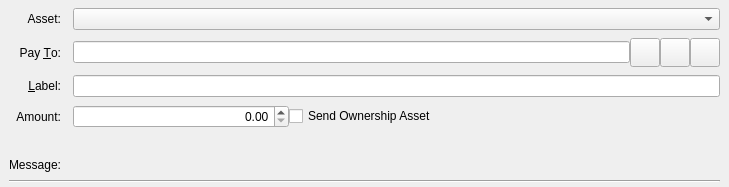
<?xml version="1.0" encoding="UTF-8"?>
<ui version="4.0">
 <class>SendAssetsEntry</class>
 <widget class="QStackedWidget" name="SendAssetsEntry">
  <property name="geometry">
   <rect>
    <x>0</x>
    <y>0</y>
    <width>729</width>
    <height>150</height>
   </rect>
  </property>
  <property name="focusPolicy">
   <enum>Qt::TabFocus</enum>
  </property>
  <property name="autoFillBackground">
   <bool>false</bool>
  </property>
  <property name="currentIndex">
   <number>0</number>
  </property>
  <widget class="QFrame" name="SendCoins">
   <property name="toolTip">
    <string>This is a normal payment.</string>
   </property>
   <property name="frameShape">
    <enum>QFrame::NoFrame</enum>
   </property>
   <layout class="QGridLayout" name="gridLayout">
    <property name="topMargin">
     <number>8</number>
    </property>
    <property name="bottomMargin">
     <number>4</number>
    </property>
    <property name="horizontalSpacing">
     <number>12</number>
    </property>
    <property name="verticalSpacing">
     <number>8</number>
    </property>
    <item row="8" column="0" colspan="2">
     <widget class="Line" name="line">
      <property name="orientation">
       <enum>Qt::Horizontal</enum>
      </property>
     </widget>
    </item>
    <item row="4" column="1">
     <layout class="QHBoxLayout" name="horizontalLayoutAmount" stretch="0,0,0">
      <item>
       <widget class="QDoubleSpinBox" name="payAmount">
        <property name="layoutDirection">
         <enum>Qt::LeftToRight</enum>
        </property>
        <property name="alignment">
         <set>Qt::AlignRight|Qt::AlignTrailing|Qt::AlignVCenter</set>
        </property>
       </widget>
      </item>
      <item>
       <widget class="QCheckBox" name="ownerCheckBox">
        <property name="toolTip">
         <string>This transfer will send the ownership asset to the address specified</string>
        </property>
        <property name="text">
         <string>Send Ownership Asset</string>
        </property>
       </widget>
      </item>
      <item>
       <widget class="QLabel" name="assetAmountLabel">
        <property name="text">
         <string/>
        </property>
        <property name="alignment">
         <set>Qt::AlignRight|Qt::AlignTrailing|Qt::AlignVCenter</set>
        </property>
       </widget>
      </item>
     </layout>
    </item>
    <item row="6" column="0">
     <widget class="QLabel" name="messageLabel">
      <property name="text">
       <string>Message:</string>
      </property>
      <property name="alignment">
       <set>Qt::AlignRight|Qt::AlignTrailing|Qt::AlignVCenter</set>
      </property>
     </widget>
    </item>
    <item row="6" column="1">
     <widget class="QLabel" name="messageTextLabel">
      <property name="toolTip">
       <string>A message that was attached to the sucrecoin: URI which will be stored with the transaction for your reference. Note: This message will not be sent over the Sucrecoin network.</string>
      </property>
      <property name="textFormat">
       <enum>Qt::PlainText</enum>
      </property>
     </widget>
    </item>
    <item row="4" column="0">
     <widget class="QLabel" name="amountLabel">
      <property name="text">
       <string>Amount:</string>
      </property>
      <property name="alignment">
       <set>Qt::AlignRight|Qt::AlignTrailing|Qt::AlignVCenter</set>
      </property>
     </widget>
    </item>
    <item row="3" column="1">
     <widget class="QLineEdit" name="addAsLabel">
      <property name="toolTip">
       <string>Enter a label for this address to add it to the list of used addresses</string>
      </property>
     </widget>
    </item>
    <item row="2" column="0">
     <widget class="QLabel" name="payToLabel">
      <property name="text">
       <string>Pay &amp;To:</string>
      </property>
      <property name="alignment">
       <set>Qt::AlignRight|Qt::AlignTrailing|Qt::AlignVCenter</set>
      </property>
      <property name="buddy">
       <cstring>payTo</cstring>
      </property>
     </widget>
    </item>
    <item row="2" column="1">
     <layout class="QHBoxLayout" name="payToLayout">
      <property name="spacing">
       <number>0</number>
      </property>
      <item>
       <widget class="QValidatedLineEdit" name="payTo">
        <property name="toolTip">
         <string>The Sucrecoin address to send the payment to</string>
        </property>
       </widget>
      </item>
      <item>
       <widget class="QToolButton" name="addressBookButton">
        <property name="toolTip">
         <string>Choose previously used address</string>
        </property>
        <property name="text">
         <string/>
        </property>
        <property name="icon">
         <iconset resource="../sucrecoin.qrc">
          <normaloff>:/icons/address-book</normaloff>:/icons/address-book</iconset>
        </property>
        <property name="iconSize">
         <size>
          <width>22</width>
          <height>22</height>
         </size>
        </property>
        <property name="shortcut">
         <string>Alt+A</string>
        </property>
       </widget>
      </item>
      <item>
       <widget class="QToolButton" name="pasteButton">
        <property name="toolTip">
         <string>Paste address from clipboard</string>
        </property>
        <property name="text">
         <string/>
        </property>
        <property name="icon">
         <iconset resource="../sucrecoin.qrc">
          <normaloff>:/icons/editpaste</normaloff>:/icons/editpaste</iconset>
        </property>
        <property name="iconSize">
         <size>
          <width>22</width>
          <height>22</height>
         </size>
        </property>
        <property name="shortcut">
         <string>Alt+P</string>
        </property>
       </widget>
      </item>
      <item>
       <widget class="QToolButton" name="deleteButton">
        <property name="toolTip">
         <string>Remove this entry</string>
        </property>
        <property name="text">
         <string/>
        </property>
        <property name="icon">
         <iconset resource="../sucrecoin.qrc">
          <normaloff>:/icons/remove</normaloff>:/icons/remove</iconset>
        </property>
        <property name="iconSize">
         <size>
          <width>22</width>
          <height>22</height>
         </size>
        </property>
       </widget>
      </item>
     </layout>
    </item>
    <item row="3" column="0">
     <widget class="QLabel" name="labellLabel">
      <property name="text">
       <string>&amp;Label:</string>
      </property>
      <property name="alignment">
       <set>Qt::AlignRight|Qt::AlignTrailing|Qt::AlignVCenter</set>
      </property>
      <property name="buddy">
       <cstring>addAsLabel</cstring>
      </property>
     </widget>
    </item>
    <item row="1" column="0">
     <widget class="QLabel" name="assetBoxLabel">
      <property name="text">
       <string>Asset:</string>
      </property>
      <property name="alignment">
       <set>Qt::AlignRight|Qt::AlignTrailing|Qt::AlignVCenter</set>
      </property>
     </widget>
    </item>
    <item row="1" column="1">
     <widget class="QComboBox" name="assetSelectionBox"/>
    </item>
    <item row="5" column="1">
     <widget class="QLabel" name="ownershipWarningMessage">
      <property name="text">
       <string/>
      </property>
     </widget>
    </item>
   </layout>
  </widget>
  <widget class="QFrame" name="SendCoins_UnauthenticatedPaymentRequest">
   <property name="palette">
    <palette>
     <active>
      <colorrole role="WindowText">
       <brush brushstyle="SolidPattern">
        <color alpha="255">
         <red>0</red>
         <green>0</green>
         <blue>0</blue>
        </color>
       </brush>
      </colorrole>
      <colorrole role="Button">
       <brush brushstyle="SolidPattern">
        <color alpha="255">
         <red>255</red>
         <green>255</green>
         <blue>127</blue>
        </color>
       </brush>
      </colorrole>
      <colorrole role="Light">
       <brush brushstyle="SolidPattern">
        <color alpha="255">
         <red>255</red>
         <green>255</green>
         <blue>255</blue>
        </color>
       </brush>
      </colorrole>
      <colorrole role="Midlight">
       <brush brushstyle="SolidPattern">
        <color alpha="255">
         <red>255</red>
         <green>255</green>
         <blue>191</blue>
        </color>
       </brush>
      </colorrole>
      <colorrole role="Dark">
       <brush brushstyle="SolidPattern">
        <color alpha="255">
         <red>127</red>
         <green>127</green>
         <blue>63</blue>
        </color>
       </brush>
      </colorrole>
      <colorrole role="Mid">
       <brush brushstyle="SolidPattern">
        <color alpha="255">
         <red>170</red>
         <green>170</green>
         <blue>84</blue>
        </color>
       </brush>
      </colorrole>
      <colorrole role="Text">
       <brush brushstyle="SolidPattern">
        <color alpha="255">
         <red>0</red>
         <green>0</green>
         <blue>0</blue>
        </color>
       </brush>
      </colorrole>
      <colorrole role="BrightText">
       <brush brushstyle="SolidPattern">
        <color alpha="255">
         <red>255</red>
         <green>255</green>
         <blue>255</blue>
        </color>
       </brush>
      </colorrole>
      <colorrole role="ButtonText">
       <brush brushstyle="SolidPattern">
        <color alpha="255">
         <red>0</red>
         <green>0</green>
         <blue>0</blue>
        </color>
       </brush>
      </colorrole>
      <colorrole role="Base">
       <brush brushstyle="SolidPattern">
        <color alpha="255">
         <red>255</red>
         <green>255</green>
         <blue>255</blue>
        </color>
       </brush>
      </colorrole>
      <colorrole role="Window">
       <brush brushstyle="SolidPattern">
        <color alpha="255">
         <red>255</red>
         <green>255</green>
         <blue>127</blue>
        </color>
       </brush>
      </colorrole>
      <colorrole role="Shadow">
       <brush brushstyle="SolidPattern">
        <color alpha="255">
         <red>0</red>
         <green>0</green>
         <blue>0</blue>
        </color>
       </brush>
      </colorrole>
      <colorrole role="AlternateBase">
       <brush brushstyle="SolidPattern">
        <color alpha="255">
         <red>255</red>
         <green>255</green>
         <blue>191</blue>
        </color>
       </brush>
      </colorrole>
      <colorrole role="ToolTipBase">
       <brush brushstyle="SolidPattern">
        <color alpha="255">
         <red>255</red>
         <green>255</green>
         <blue>220</blue>
        </color>
       </brush>
      </colorrole>
      <colorrole role="ToolTipText">
       <brush brushstyle="SolidPattern">
        <color alpha="255">
         <red>0</red>
         <green>0</green>
         <blue>0</blue>
        </color>
       </brush>
      </colorrole>
     </active>
     <inactive>
      <colorrole role="WindowText">
       <brush brushstyle="SolidPattern">
        <color alpha="255">
         <red>0</red>
         <green>0</green>
         <blue>0</blue>
        </color>
       </brush>
      </colorrole>
      <colorrole role="Button">
       <brush brushstyle="SolidPattern">
        <color alpha="255">
         <red>255</red>
         <green>255</green>
         <blue>127</blue>
        </color>
       </brush>
      </colorrole>
      <colorrole role="Light">
       <brush brushstyle="SolidPattern">
        <color alpha="255">
         <red>255</red>
         <green>255</green>
         <blue>255</blue>
        </color>
       </brush>
      </colorrole>
      <colorrole role="Midlight">
       <brush brushstyle="SolidPattern">
        <color alpha="255">
         <red>255</red>
         <green>255</green>
         <blue>191</blue>
        </color>
       </brush>
      </colorrole>
      <colorrole role="Dark">
       <brush brushstyle="SolidPattern">
        <color alpha="255">
         <red>127</red>
         <green>127</green>
         <blue>63</blue>
        </color>
       </brush>
      </colorrole>
      <colorrole role="Mid">
       <brush brushstyle="SolidPattern">
        <color alpha="255">
         <red>170</red>
         <green>170</green>
         <blue>84</blue>
        </color>
       </brush>
      </colorrole>
      <colorrole role="Text">
       <brush brushstyle="SolidPattern">
        <color alpha="255">
         <red>0</red>
         <green>0</green>
         <blue>0</blue>
        </color>
       </brush>
      </colorrole>
      <colorrole role="BrightText">
       <brush brushstyle="SolidPattern">
        <color alpha="255">
         <red>255</red>
         <green>255</green>
         <blue>255</blue>
        </color>
       </brush>
      </colorrole>
      <colorrole role="ButtonText">
       <brush brushstyle="SolidPattern">
        <color alpha="255">
         <red>0</red>
         <green>0</green>
         <blue>0</blue>
        </color>
       </brush>
      </colorrole>
      <colorrole role="Base">
       <brush brushstyle="SolidPattern">
        <color alpha="255">
         <red>255</red>
         <green>255</green>
         <blue>255</blue>
        </color>
       </brush>
      </colorrole>
      <colorrole role="Window">
       <brush brushstyle="SolidPattern">
        <color alpha="255">
         <red>255</red>
         <green>255</green>
         <blue>127</blue>
        </color>
       </brush>
      </colorrole>
      <colorrole role="Shadow">
       <brush brushstyle="SolidPattern">
        <color alpha="255">
         <red>0</red>
         <green>0</green>
         <blue>0</blue>
        </color>
       </brush>
      </colorrole>
      <colorrole role="AlternateBase">
       <brush brushstyle="SolidPattern">
        <color alpha="255">
         <red>255</red>
         <green>255</green>
         <blue>191</blue>
        </color>
       </brush>
      </colorrole>
      <colorrole role="ToolTipBase">
       <brush brushstyle="SolidPattern">
        <color alpha="255">
         <red>255</red>
         <green>255</green>
         <blue>220</blue>
        </color>
       </brush>
      </colorrole>
      <colorrole role="ToolTipText">
       <brush brushstyle="SolidPattern">
        <color alpha="255">
         <red>0</red>
         <green>0</green>
         <blue>0</blue>
        </color>
       </brush>
      </colorrole>
     </inactive>
     <disabled>
      <colorrole role="WindowText">
       <brush brushstyle="SolidPattern">
        <color alpha="255">
         <red>127</red>
         <green>127</green>
         <blue>63</blue>
        </color>
       </brush>
      </colorrole>
      <colorrole role="Button">
       <brush brushstyle="SolidPattern">
        <color alpha="255">
         <red>255</red>
         <green>255</green>
         <blue>127</blue>
        </color>
       </brush>
      </colorrole>
      <colorrole role="Light">
       <brush brushstyle="SolidPattern">
        <color alpha="255">
         <red>255</red>
         <green>255</green>
         <blue>255</blue>
        </color>
       </brush>
      </colorrole>
      <colorrole role="Midlight">
       <brush brushstyle="SolidPattern">
        <color alpha="255">
         <red>255</red>
         <green>255</green>
         <blue>191</blue>
        </color>
       </brush>
      </colorrole>
      <colorrole role="Dark">
       <brush brushstyle="SolidPattern">
        <color alpha="255">
         <red>127</red>
         <green>127</green>
         <blue>63</blue>
        </color>
       </brush>
      </colorrole>
      <colorrole role="Mid">
       <brush brushstyle="SolidPattern">
        <color alpha="255">
         <red>170</red>
         <green>170</green>
         <blue>84</blue>
        </color>
       </brush>
      </colorrole>
      <colorrole role="Text">
       <brush brushstyle="SolidPattern">
        <color alpha="255">
         <red>127</red>
         <green>127</green>
         <blue>63</blue>
        </color>
       </brush>
      </colorrole>
      <colorrole role="BrightText">
       <brush brushstyle="SolidPattern">
        <color alpha="255">
         <red>255</red>
         <green>255</green>
         <blue>255</blue>
        </color>
       </brush>
      </colorrole>
      <colorrole role="ButtonText">
       <brush brushstyle="SolidPattern">
        <color alpha="255">
         <red>127</red>
         <green>127</green>
         <blue>63</blue>
        </color>
       </brush>
      </colorrole>
      <colorrole role="Base">
       <brush brushstyle="SolidPattern">
        <color alpha="255">
         <red>255</red>
         <green>255</green>
         <blue>127</blue>
        </color>
       </brush>
      </colorrole>
      <colorrole role="Window">
       <brush brushstyle="SolidPattern">
        <color alpha="255">
         <red>255</red>
         <green>255</green>
         <blue>127</blue>
        </color>
       </brush>
      </colorrole>
      <colorrole role="Shadow">
       <brush brushstyle="SolidPattern">
        <color alpha="255">
         <red>0</red>
         <green>0</green>
         <blue>0</blue>
        </color>
       </brush>
      </colorrole>
      <colorrole role="AlternateBase">
       <brush brushstyle="SolidPattern">
        <color alpha="255">
         <red>255</red>
         <green>255</green>
         <blue>127</blue>
        </color>
       </brush>
      </colorrole>
      <colorrole role="ToolTipBase">
       <brush brushstyle="SolidPattern">
        <color alpha="255">
         <red>255</red>
         <green>255</green>
         <blue>220</blue>
        </color>
       </brush>
      </colorrole>
      <colorrole role="ToolTipText">
       <brush brushstyle="SolidPattern">
        <color alpha="255">
         <red>0</red>
         <green>0</green>
         <blue>0</blue>
        </color>
       </brush>
      </colorrole>
     </disabled>
    </palette>
   </property>
   <property name="toolTip">
    <string>This is an unauthenticated payment request.</string>
   </property>
   <property name="autoFillBackground">
    <bool>true</bool>
   </property>
   <property name="frameShape">
    <enum>QFrame::NoFrame</enum>
   </property>
   <layout class="QGridLayout" name="gridLayout_is">
    <property name="spacing">
     <number>12</number>
    </property>
    <item row="0" column="0">
     <widget class="QLabel" name="payToLabel_is">
      <property name="text">
       <string>Pay To:</string>
      </property>
      <property name="alignment">
       <set>Qt::AlignRight|Qt::AlignTrailing|Qt::AlignVCenter</set>
      </property>
     </widget>
    </item>
    <item row="0" column="1">
     <layout class="QHBoxLayout" name="payToLayout_is">
      <property name="spacing">
       <number>0</number>
      </property>
      <item>
       <widget class="QLabel" name="payTo_is"/>
      </item>
      <item>
       <widget class="QToolButton" name="deleteButton_is">
        <property name="toolTip">
         <string>Remove this entry</string>
        </property>
        <property name="text">
         <string/>
        </property>
        <property name="icon">
         <iconset resource="../sucrecoin.qrc">
          <normaloff>:/icons/remove</normaloff>:/icons/remove</iconset>
        </property>
       </widget>
      </item>
     </layout>
    </item>
    <item row="1" column="0">
     <widget class="QLabel" name="memoLabel_is">
      <property name="text">
       <string>Memo:</string>
      </property>
      <property name="alignment">
       <set>Qt::AlignRight|Qt::AlignTrailing|Qt::AlignVCenter</set>
      </property>
     </widget>
    </item>
    <item row="1" column="1">
     <widget class="QLabel" name="memoTextLabel_is">
      <property name="textFormat">
       <enum>Qt::PlainText</enum>
      </property>
     </widget>
    </item>
    <item row="2" column="0">
     <widget class="QLabel" name="amountLabel_is">
      <property name="text">
       <string>A&amp;mount:</string>
      </property>
      <property name="alignment">
       <set>Qt::AlignRight|Qt::AlignTrailing|Qt::AlignVCenter</set>
      </property>
      <property name="buddy">
       <cstring>payAmount_is</cstring>
      </property>
     </widget>
    </item>
    <item row="2" column="1">
     <widget class="QLineEdit" name="payAmount_is">
      <property name="acceptDrops">
       <bool>false</bool>
      </property>
     </widget>
    </item>
   </layout>
  </widget>
  <widget class="QFrame" name="SendCoins_AuthenticatedPaymentRequest">
   <property name="palette">
    <palette>
     <active>
      <colorrole role="WindowText">
       <brush brushstyle="SolidPattern">
        <color alpha="255">
         <red>0</red>
         <green>0</green>
         <blue>0</blue>
        </color>
       </brush>
      </colorrole>
      <colorrole role="Button">
       <brush brushstyle="SolidPattern">
        <color alpha="255">
         <red>140</red>
         <green>232</green>
         <blue>119</blue>
        </color>
       </brush>
      </colorrole>
      <colorrole role="Light">
       <brush brushstyle="SolidPattern">
        <color alpha="255">
         <red>230</red>
         <green>255</green>
         <blue>224</blue>
        </color>
       </brush>
      </colorrole>
      <colorrole role="Midlight">
       <brush brushstyle="SolidPattern">
        <color alpha="255">
         <red>185</red>
         <green>243</green>
         <blue>171</blue>
        </color>
       </brush>
      </colorrole>
      <colorrole role="Dark">
       <brush brushstyle="SolidPattern">
        <color alpha="255">
         <red>70</red>
         <green>116</green>
         <blue>59</blue>
        </color>
       </brush>
      </colorrole>
      <colorrole role="Mid">
       <brush brushstyle="SolidPattern">
        <color alpha="255">
         <red>93</red>
         <green>155</green>
         <blue>79</blue>
        </color>
       </brush>
      </colorrole>
      <colorrole role="Text">
       <brush brushstyle="SolidPattern">
        <color alpha="255">
         <red>0</red>
         <green>0</green>
         <blue>0</blue>
        </color>
       </brush>
      </colorrole>
      <colorrole role="BrightText">
       <brush brushstyle="SolidPattern">
        <color alpha="255">
         <red>155</red>
         <green>255</green>
         <blue>147</blue>
        </color>
       </brush>
      </colorrole>
      <colorrole role="ButtonText">
       <brush brushstyle="SolidPattern">
        <color alpha="255">
         <red>0</red>
         <green>0</green>
         <blue>0</blue>
        </color>
       </brush>
      </colorrole>
      <colorrole role="Base">
       <brush brushstyle="SolidPattern">
        <color alpha="255">
         <red>119</red>
         <green>255</green>
         <blue>233</blue>
        </color>
       </brush>
      </colorrole>
      <colorrole role="Window">
       <brush brushstyle="SolidPattern">
        <color alpha="255">
         <red>140</red>
         <green>232</green>
         <blue>119</blue>
        </color>
       </brush>
      </colorrole>
      <colorrole role="Shadow">
       <brush brushstyle="SolidPattern">
        <color alpha="255">
         <red>0</red>
         <green>0</green>
         <blue>0</blue>
        </color>
       </brush>
      </colorrole>
      <colorrole role="AlternateBase">
       <brush brushstyle="SolidPattern">
        <color alpha="255">
         <red>197</red>
         <green>243</green>
         <blue>187</blue>
        </color>
       </brush>
      </colorrole>
      <colorrole role="NoRole">
       <brush brushstyle="SolidPattern">
        <color alpha="255">
         <red>125</red>
         <green>194</green>
         <blue>122</blue>
        </color>
       </brush>
      </colorrole>
      <colorrole role="ToolTipBase">
       <brush brushstyle="SolidPattern">
        <color alpha="255">
         <red>255</red>
         <green>255</green>
         <blue>220</blue>
        </color>
       </brush>
      </colorrole>
      <colorrole role="ToolTipText">
       <brush brushstyle="SolidPattern">
        <color alpha="255">
         <red>0</red>
         <green>0</green>
         <blue>0</blue>
        </color>
       </brush>
      </colorrole>
     </active>
     <inactive>
      <colorrole role="WindowText">
       <brush brushstyle="SolidPattern">
        <color alpha="255">
         <red>0</red>
         <green>0</green>
         <blue>0</blue>
        </color>
       </brush>
      </colorrole>
      <colorrole role="Button">
       <brush brushstyle="SolidPattern">
        <color alpha="255">
         <red>140</red>
         <green>232</green>
         <blue>119</blue>
        </color>
       </brush>
      </colorrole>
      <colorrole role="Light">
       <brush brushstyle="SolidPattern">
        <color alpha="255">
         <red>230</red>
         <green>255</green>
         <blue>224</blue>
        </color>
       </brush>
      </colorrole>
      <colorrole role="Midlight">
       <brush brushstyle="SolidPattern">
        <color alpha="255">
         <red>185</red>
         <green>243</green>
         <blue>171</blue>
        </color>
       </brush>
      </colorrole>
      <colorrole role="Dark">
       <brush brushstyle="SolidPattern">
        <color alpha="255">
         <red>70</red>
         <green>116</green>
         <blue>59</blue>
        </color>
       </brush>
      </colorrole>
      <colorrole role="Mid">
       <brush brushstyle="SolidPattern">
        <color alpha="255">
         <red>93</red>
         <green>155</green>
         <blue>79</blue>
        </color>
       </brush>
      </colorrole>
      <colorrole role="Text">
       <brush brushstyle="SolidPattern">
        <color alpha="255">
         <red>0</red>
         <green>0</green>
         <blue>0</blue>
        </color>
       </brush>
      </colorrole>
      <colorrole role="BrightText">
       <brush brushstyle="SolidPattern">
        <color alpha="255">
         <red>155</red>
         <green>255</green>
         <blue>147</blue>
        </color>
       </brush>
      </colorrole>
      <colorrole role="ButtonText">
       <brush brushstyle="SolidPattern">
        <color alpha="255">
         <red>0</red>
         <green>0</green>
         <blue>0</blue>
        </color>
       </brush>
      </colorrole>
      <colorrole role="Base">
       <brush brushstyle="SolidPattern">
        <color alpha="255">
         <red>119</red>
         <green>255</green>
         <blue>233</blue>
        </color>
       </brush>
      </colorrole>
      <colorrole role="Window">
       <brush brushstyle="SolidPattern">
        <color alpha="255">
         <red>140</red>
         <green>232</green>
         <blue>119</blue>
        </color>
       </brush>
      </colorrole>
      <colorrole role="Shadow">
       <brush brushstyle="SolidPattern">
        <color alpha="255">
         <red>0</red>
         <green>0</green>
         <blue>0</blue>
        </color>
       </brush>
      </colorrole>
      <colorrole role="AlternateBase">
       <brush brushstyle="SolidPattern">
        <color alpha="255">
         <red>197</red>
         <green>243</green>
         <blue>187</blue>
        </color>
       </brush>
      </colorrole>
      <colorrole role="NoRole">
       <brush brushstyle="SolidPattern">
        <color alpha="255">
         <red>125</red>
         <green>194</green>
         <blue>122</blue>
        </color>
       </brush>
      </colorrole>
      <colorrole role="ToolTipBase">
       <brush brushstyle="SolidPattern">
        <color alpha="255">
         <red>255</red>
         <green>255</green>
         <blue>220</blue>
        </color>
       </brush>
      </colorrole>
      <colorrole role="ToolTipText">
       <brush brushstyle="SolidPattern">
        <color alpha="255">
         <red>0</red>
         <green>0</green>
         <blue>0</blue>
        </color>
       </brush>
      </colorrole>
     </inactive>
     <disabled>
      <colorrole role="WindowText">
       <brush brushstyle="SolidPattern">
        <color alpha="255">
         <red>70</red>
         <green>116</green>
         <blue>59</blue>
        </color>
       </brush>
      </colorrole>
      <colorrole role="Button">
       <brush brushstyle="SolidPattern">
        <color alpha="255">
         <red>140</red>
         <green>232</green>
         <blue>119</blue>
        </color>
       </brush>
      </colorrole>
      <colorrole role="Light">
       <brush brushstyle="SolidPattern">
        <color alpha="255">
         <red>230</red>
         <green>255</green>
         <blue>224</blue>
        </color>
       </brush>
      </colorrole>
      <colorrole role="Midlight">
       <brush brushstyle="SolidPattern">
        <color alpha="255">
         <red>185</red>
         <green>243</green>
         <blue>171</blue>
        </color>
       </brush>
      </colorrole>
      <colorrole role="Dark">
       <brush brushstyle="SolidPattern">
        <color alpha="255">
         <red>70</red>
         <green>116</green>
         <blue>59</blue>
        </color>
       </brush>
      </colorrole>
      <colorrole role="Mid">
       <brush brushstyle="SolidPattern">
        <color alpha="255">
         <red>93</red>
         <green>155</green>
         <blue>79</blue>
        </color>
       </brush>
      </colorrole>
      <colorrole role="Text">
       <brush brushstyle="SolidPattern">
        <color alpha="255">
         <red>70</red>
         <green>116</green>
         <blue>59</blue>
        </color>
       </brush>
      </colorrole>
      <colorrole role="BrightText">
       <brush brushstyle="SolidPattern">
        <color alpha="255">
         <red>155</red>
         <green>255</green>
         <blue>147</blue>
        </color>
       </brush>
      </colorrole>
      <colorrole role="ButtonText">
       <brush brushstyle="SolidPattern">
        <color alpha="255">
         <red>70</red>
         <green>116</green>
         <blue>59</blue>
        </color>
       </brush>
      </colorrole>
      <colorrole role="Base">
       <brush brushstyle="SolidPattern">
        <color alpha="255">
         <red>140</red>
         <green>232</green>
         <blue>119</blue>
        </color>
       </brush>
      </colorrole>
      <colorrole role="Window">
       <brush brushstyle="SolidPattern">
        <color alpha="255">
         <red>140</red>
         <green>232</green>
         <blue>119</blue>
        </color>
       </brush>
      </colorrole>
      <colorrole role="Shadow">
       <brush brushstyle="SolidPattern">
        <color alpha="255">
         <red>0</red>
         <green>0</green>
         <blue>0</blue>
        </color>
       </brush>
      </colorrole>
      <colorrole role="AlternateBase">
       <brush brushstyle="SolidPattern">
        <color alpha="255">
         <red>140</red>
         <green>232</green>
         <blue>119</blue>
        </color>
       </brush>
      </colorrole>
      <colorrole role="NoRole">
       <brush brushstyle="SolidPattern">
        <color alpha="255">
         <red>125</red>
         <green>194</green>
         <blue>122</blue>
        </color>
       </brush>
      </colorrole>
      <colorrole role="ToolTipBase">
       <brush brushstyle="SolidPattern">
        <color alpha="255">
         <red>255</red>
         <green>255</green>
         <blue>220</blue>
        </color>
       </brush>
      </colorrole>
      <colorrole role="ToolTipText">
       <brush brushstyle="SolidPattern">
        <color alpha="255">
         <red>0</red>
         <green>0</green>
         <blue>0</blue>
        </color>
       </brush>
      </colorrole>
     </disabled>
    </palette>
   </property>
   <property name="toolTip">
    <string>This is an authenticated payment request.</string>
   </property>
   <property name="autoFillBackground">
    <bool>true</bool>
   </property>
   <property name="frameShape">
    <enum>QFrame::NoFrame</enum>
   </property>
   <layout class="QGridLayout" name="gridLayout_s">
    <property name="spacing">
     <number>12</number>
    </property>
    <item row="0" column="0">
     <widget class="QLabel" name="payToLabel_s">
      <property name="text">
       <string>Pay To:</string>
      </property>
      <property name="alignment">
       <set>Qt::AlignRight|Qt::AlignTrailing|Qt::AlignVCenter</set>
      </property>
     </widget>
    </item>
    <item row="0" column="1">
     <layout class="QHBoxLayout" name="payToLayout_s">
      <property name="spacing">
       <number>0</number>
      </property>
      <item>
       <widget class="QLabel" name="payTo_s">
        <property name="textFormat">
         <enum>Qt::PlainText</enum>
        </property>
       </widget>
      </item>
      <item>
       <widget class="QToolButton" name="deleteButton_s">
        <property name="toolTip">
         <string>Remove this entry</string>
        </property>
        <property name="text">
         <string/>
        </property>
        <property name="icon">
         <iconset resource="../sucrecoin.qrc">
          <normaloff>:/icons/remove</normaloff>:/icons/remove</iconset>
        </property>
       </widget>
      </item>
     </layout>
    </item>
    <item row="1" column="0">
     <widget class="QLabel" name="memoLabel_s">
      <property name="text">
       <string>Memo:</string>
      </property>
      <property name="alignment">
       <set>Qt::AlignRight|Qt::AlignTrailing|Qt::AlignVCenter</set>
      </property>
     </widget>
    </item>
    <item row="1" column="1">
     <widget class="QLabel" name="memoTextLabel_s">
      <property name="textFormat">
       <enum>Qt::PlainText</enum>
      </property>
     </widget>
    </item>
    <item row="2" column="0">
     <widget class="QLabel" name="amountLabel_s">
      <property name="text">
       <string>A&amp;mount:</string>
      </property>
      <property name="alignment">
       <set>Qt::AlignRight|Qt::AlignTrailing|Qt::AlignVCenter</set>
      </property>
      <property name="buddy">
       <cstring>payAmount_s</cstring>
      </property>
     </widget>
    </item>
    <item row="2" column="1">
     <widget class="SucrecoinAmountField" name="payAmount_s">
      <property name="acceptDrops">
       <bool>false</bool>
      </property>
     </widget>
    </item>
   </layout>
  </widget>
 </widget>
 <customwidgets>
  <customwidget>
   <class>QValidatedLineEdit</class>
   <extends>QLineEdit</extends>
   <header>qvalidatedlineedit.h</header>
  </customwidget>
  <customwidget>
   <class>SucrecoinAmountField</class>
   <extends>QLineEdit</extends>
   <header>sucrecoinamountfield.h</header>
   <container>1</container>
  </customwidget>
 </customwidgets>
 <tabstops>
  <tabstop>payTo</tabstop>
  <tabstop>addressBookButton</tabstop>
  <tabstop>pasteButton</tabstop>
  <tabstop>deleteButton</tabstop>
  <tabstop>addAsLabel</tabstop>
  <tabstop>payAmount_is</tabstop>
  <tabstop>deleteButton_is</tabstop>
  <tabstop>payAmount_s</tabstop>
  <tabstop>deleteButton_s</tabstop>
 </tabstops>
 <resources>
  <include location="../sucrecoin.qrc"/>
 </resources>
 <connections/>
</ui>
